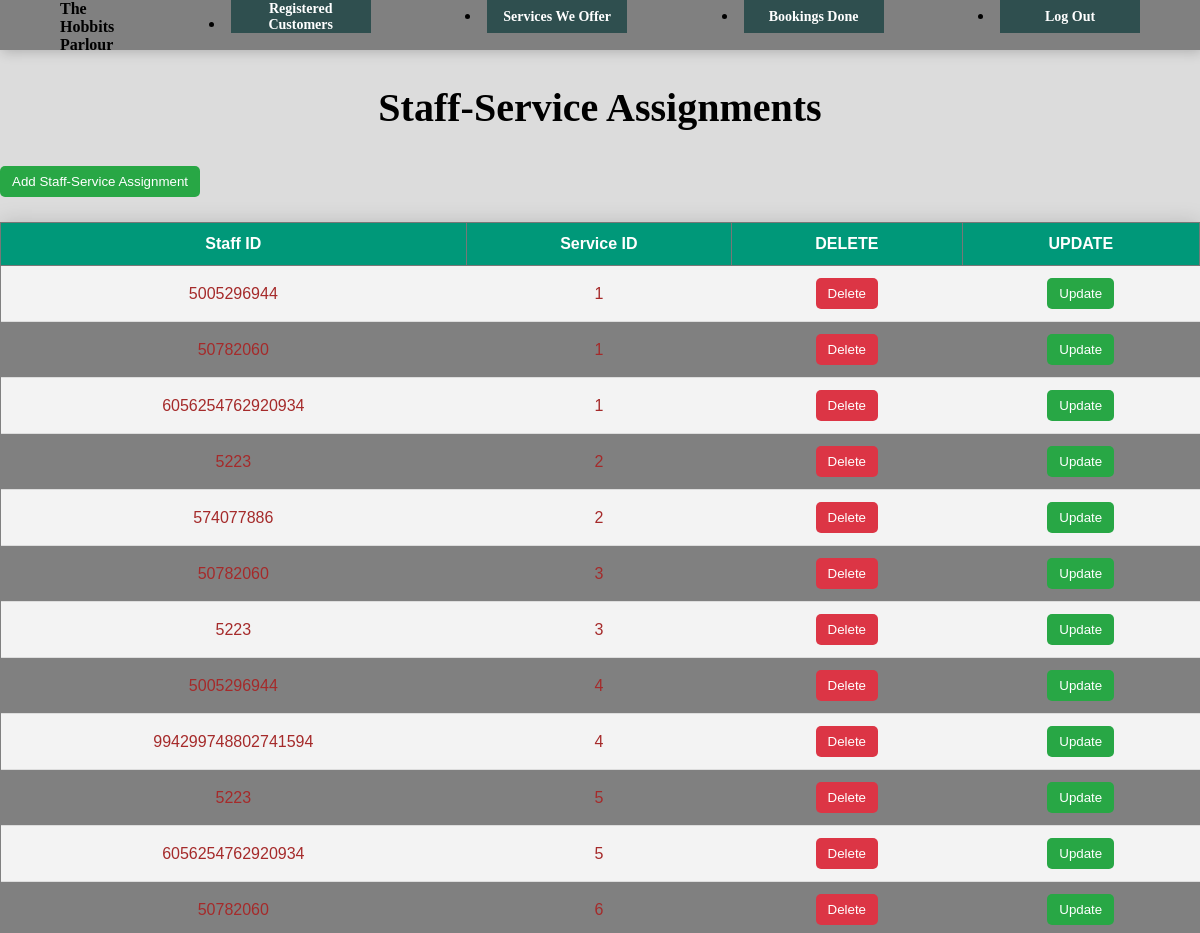
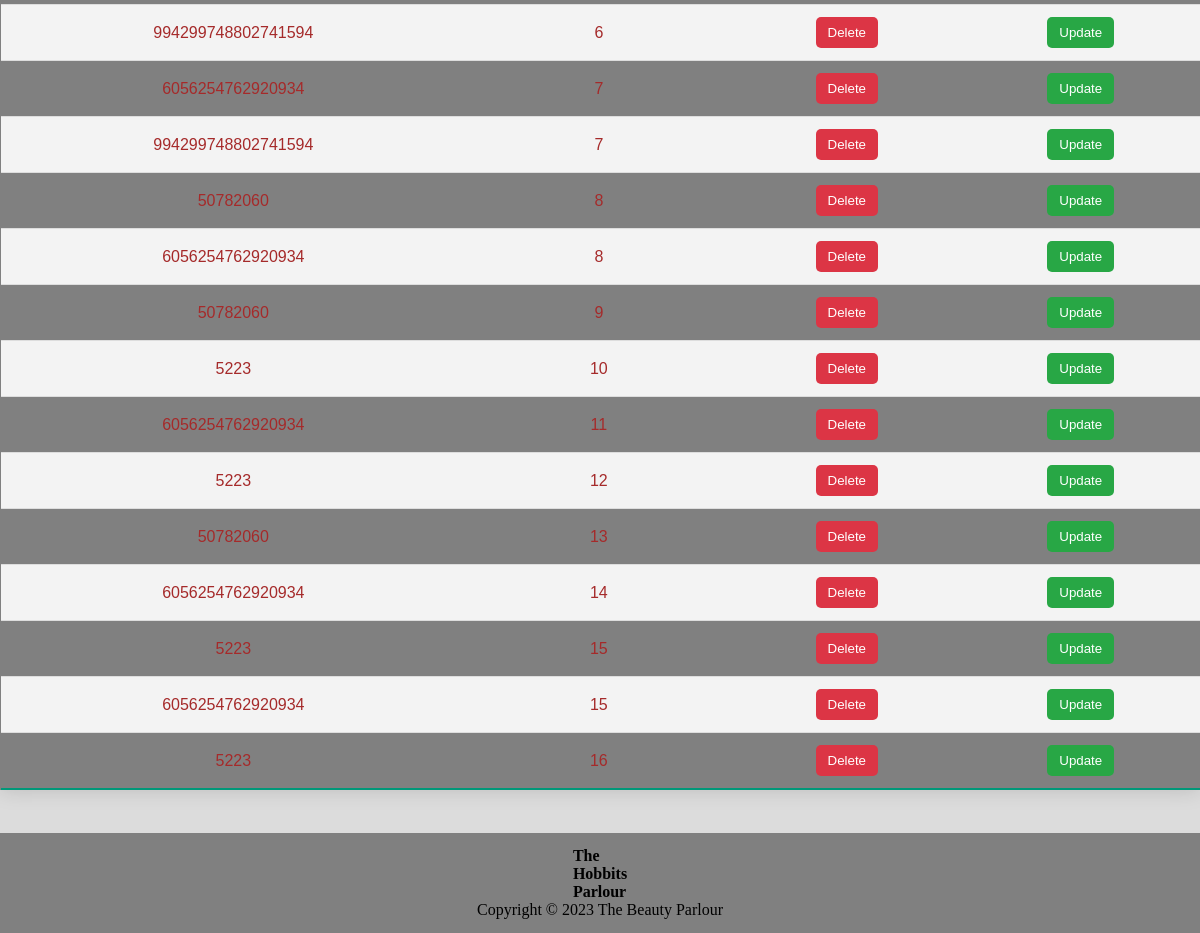
The page /admin/staffservice.php on the database its author committed (2 pictures, top to bottom).
### tables this page shows
CREATE TABLE `staff_service` (
  `staff_id` varchar(20) NOT NULL,
  `service_id` int(11) NOT NULL
);

### admin/staffservice.php (the view, shortened to what this page needs)
<?php
include "connections.php";
?>
<!DOCTYPE html>
<html lang="en">
<head>
    <link rel="stylesheet" type="text/css" href="index.css"/>
</head>
<body>
     <nav>
        <div class="logo">
            <a onmouseover="style.color='red'" onmouseout="style.color='black'">
                <b>The <br> Hobbits <br> Parlour</b>
            </a>
        </div>
        <li><button onclick="document.location='users.php'">Registered Customers</button></li>
        <li><button onclick="document.location='services.php'">Services We Offer</button></li>
        <li><button onclick="document.location='bookings.php'">Bookings Done</button></li>
        <li><button onclick="document.location='logout.php'">Log Out </button></li>
    </nav>
    <h2>Staff-Service Assignments</h2>
    <button onclick="document.location='add_staff_service.php'" class="action-btn">Add Staff-Service Assignment</button>
    <table id="table1">
        <tr>
            <th>Staff ID</th>
            <th>Service ID</th>
            <th>DELETE</th>
            <th>UPDATE</th>
        </tr>
        <?php
        $query = "SELECT * FROM staff_service;";
        $result = mysqli_query($conn, $query);
        $resultCheck = mysqli_num_rows($result);
        if ($resultCheck > 0) {
            while ($row = mysqli_fetch_assoc($result)) {
                echo "<tr><td>"
                    . htmlspecialchars($row['staff_id']) . "</td><td>"
                    . htmlspecialchars($row['service_id']) . "</td><td>";
                echo "<form action='./deletestaffservice.php' method='POST' onsubmit='return confirmDelete();'>
                    <input type='hidden' name='staff_id' value='" . htmlspecialchars($row['staff_id']) . "'>
                    <input type='hidden' name='service_id' value='" . htmlspecialchars($row['service_id']) . "'>
                    <button type='submit' name='delete' class='action-btn delete-btn'>Delete</button>
                </form></td><td>";
                echo "<form action='./update_staff_service.php' method='POST'>
                    <input type='hidden' name='staff_id' value='" . htmlspecialchars($row['staff_id']) . "'>
                    <input type='hidden' name='service_id' value='" . htmlspecialchars($row['service_id']) . "'>
                    <button type='submit' name='edit' class='action-btn'>Update</button>
                </form></td></tr>";
            }
        } else {
            echo "<tr><td colspan='4'>No staff-service assignments found</td></tr>";
        }
        ?>
    </table>
    <br>
</body>
<footer>
    <div class="logo">
        <a onmouseover="this.style.color='red'" onmouseout="this.style.color='black'">
            <b>The <br> Hobbits <br> Parlour</b>
        </a>
    </div>
    <div>Copyright &copy; 2023 The Beauty Parlour<br></div>
</footer>
</html>

### admin/index.css (style rules this page uses)
body { background-color: gainsboro; margin: 0px; padding: 0px; }
nav { display: flex; justify-content: space-between; align-items: right; height: 50px; background-color: grey; box-shadow: 2px 2px 12px rgba(0, 0, 0, 0.2); padding: 0px 5%; }
nav button { width: 140px; height: 33px; font-family: calibri; font-weight: bold; font-size: 14px; outline-offset: inherit; background-color: darkslategray; color: white; border: none; }
footer { height: 100px; display: flex; flex-direction: column; justify-content: center; align-items: center; position: relative; background-color:grey; }
h2 { font-size: 40px; font-weight: bolder; color: black; line-height: 50px; text-align: center; }
table { background-color:grey; border-collapse: collapse; }
table#table1 { border: 1; }
td { border: 1px blanchedalmond; padding: 0.5rem; text-align: center; color:brown; }
th { border: 1px solid #777; padding: 0.5rem; text-align: center; }

### admin/staffservice.php (style rules this page uses)
table { width: 100%; border-collapse: collapse; margin: 25px 0; font-size: 1em; font-family: 'Arial', sans-serif; min-width: 400px; box-shadow: 0 0 20px rgba(0, 0, 0, 0.15); }
th, td { padding: 12px 15px; text-align: center; }
th { background-color: #009879; color: #ffffff; }
tr { border-bottom: 1px solid #dddddd; }
tr:nth-of-type(even) { background-color: #f3f3f3; }
tr:last-of-type { border-bottom: 2px solid #009879; }
.action-btn { padding: 8px 12px; background-color: #28a745; color: white; border: none; border-radius: 5px; cursor: pointer; text-decoration: none; }
.delete-btn { background-color: #dc3545; }

### rows shown on the page
staff_service: staff "5005296944", service "1"
staff_service: staff "50782060", service "1"
staff_service: staff "6056254762920934", service "1"
staff_service: staff "5223", service "2"
staff_service: staff "574077886", service "2"
staff_service: staff "50782060", service "3"
staff_service: staff "5223", service "3"
staff_service: staff "5005296944", service "4"
staff_service: staff "994299748802741594", service "4"
staff_service: staff "5223", service "5"
staff_service: staff "6056254762920934", service "5"
staff_service: staff "50782060", service "6"
staff_service: staff "994299748802741594", service "6"
staff_service: staff "6056254762920934", service "7"
staff_service: staff "994299748802741594", service "7"
staff_service: staff "50782060", service "8"
staff_service: staff "6056254762920934", service "8"
staff_service: staff "50782060", service "9"
staff_service: staff "5223", service "10"
staff_service: staff "6056254762920934", service "11"
staff_service: staff "5223", service "12"
staff_service: staff "50782060", service "13"
staff_service: staff "6056254762920934", service "14"
staff_service: staff "5223", service "15"
staff_service: staff "6056254762920934", service "15"
staff_service: staff "5223", service "16"
